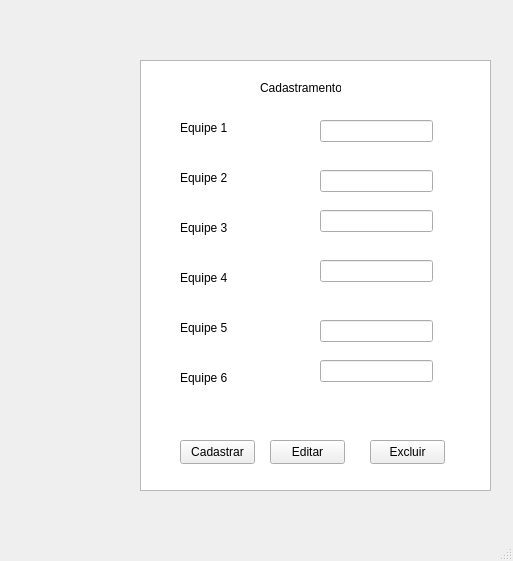
<?xml version="1.0" encoding="UTF-8"?>
<ui version="4.0">
 <class>MainWindow</class>
 <widget class="QMainWindow" name="MainWindow">
  <property name="geometry">
   <rect>
    <x>0</x>
    <y>0</y>
    <width>513</width>
    <height>561</height>
   </rect>
  </property>
  <property name="windowTitle">
   <string>MainWindow</string>
  </property>
  <widget class="QWidget" name="centralwidget">
   <widget class="QListView" name="listView">
    <property name="geometry">
     <rect>
      <x>140</x>
      <y>60</y>
      <width>351</width>
      <height>431</height>
     </rect>
    </property>
   </widget>
   <widget class="QLabel" name="label_2">
    <property name="geometry">
     <rect>
      <x>180</x>
      <y>170</y>
      <width>61</width>
      <height>16</height>
     </rect>
    </property>
    <property name="text">
     <string>Equipe 2</string>
    </property>
   </widget>
   <widget class="QLabel" name="label_3">
    <property name="geometry">
     <rect>
      <x>180</x>
      <y>220</y>
      <width>49</width>
      <height>16</height>
     </rect>
    </property>
    <property name="text">
     <string>Equipe 3</string>
    </property>
   </widget>
   <widget class="QLabel" name="label_4">
    <property name="geometry">
     <rect>
      <x>180</x>
      <y>270</y>
      <width>49</width>
      <height>16</height>
     </rect>
    </property>
    <property name="text">
     <string>Equipe 4</string>
    </property>
   </widget>
   <widget class="QLabel" name="label_5">
    <property name="geometry">
     <rect>
      <x>180</x>
      <y>320</y>
      <width>49</width>
      <height>16</height>
     </rect>
    </property>
    <property name="text">
     <string>Equipe 5</string>
    </property>
   </widget>
   <widget class="QLabel" name="label_6">
    <property name="geometry">
     <rect>
      <x>180</x>
      <y>370</y>
      <width>49</width>
      <height>16</height>
     </rect>
    </property>
    <property name="text">
     <string>Equipe 6</string>
    </property>
   </widget>
   <widget class="QPushButton" name="pushButton">
    <property name="geometry">
     <rect>
      <x>180</x>
      <y>440</y>
      <width>75</width>
      <height>24</height>
     </rect>
    </property>
    <property name="text">
     <string>Cadastrar</string>
    </property>
   </widget>
   <widget class="QLineEdit" name="lineEdit">
    <property name="geometry">
     <rect>
      <x>320</x>
      <y>120</y>
      <width>113</width>
      <height>22</height>
     </rect>
    </property>
   </widget>
   <widget class="QLineEdit" name="lineEdit_2">
    <property name="geometry">
     <rect>
      <x>320</x>
      <y>170</y>
      <width>113</width>
      <height>22</height>
     </rect>
    </property>
   </widget>
   <widget class="QLineEdit" name="lineEdit_3">
    <property name="geometry">
     <rect>
      <x>320</x>
      <y>210</y>
      <width>113</width>
      <height>22</height>
     </rect>
    </property>
   </widget>
   <widget class="QLineEdit" name="lineEdit_4">
    <property name="geometry">
     <rect>
      <x>320</x>
      <y>260</y>
      <width>113</width>
      <height>22</height>
     </rect>
    </property>
   </widget>
   <widget class="QLineEdit" name="lineEdit_5">
    <property name="geometry">
     <rect>
      <x>320</x>
      <y>320</y>
      <width>113</width>
      <height>22</height>
     </rect>
    </property>
   </widget>
   <widget class="QLineEdit" name="lineEdit_6">
    <property name="geometry">
     <rect>
      <x>320</x>
      <y>360</y>
      <width>113</width>
      <height>22</height>
     </rect>
    </property>
   </widget>
   <widget class="QLabel" name="label">
    <property name="geometry">
     <rect>
      <x>180</x>
      <y>120</y>
      <width>49</width>
      <height>16</height>
     </rect>
    </property>
    <property name="text">
     <string>Equipe 1</string>
    </property>
   </widget>
   <widget class="QLabel" name="label_7">
    <property name="geometry">
     <rect>
      <x>260</x>
      <y>80</y>
      <width>81</width>
      <height>16</height>
     </rect>
    </property>
    <property name="text">
     <string>Cadastramento</string>
    </property>
   </widget>
   <widget class="QPushButton" name="pushButton_2">
    <property name="geometry">
     <rect>
      <x>370</x>
      <y>440</y>
      <width>75</width>
      <height>24</height>
     </rect>
    </property>
    <property name="text">
     <string>Excluir</string>
    </property>
   </widget>
   <widget class="QPushButton" name="pushButton_3">
    <property name="geometry">
     <rect>
      <x>270</x>
      <y>440</y>
      <width>75</width>
      <height>24</height>
     </rect>
    </property>
    <property name="text">
     <string>Editar</string>
    </property>
   </widget>
  </widget>
  <widget class="QMenuBar" name="menubar">
   <property name="geometry">
    <rect>
     <x>0</x>
     <y>0</y>
     <width>513</width>
     <height>22</height>
    </rect>
   </property>
  </widget>
  <widget class="QStatusBar" name="statusbar"/>
 </widget>
 <resources/>
 <connections/>
</ui>
